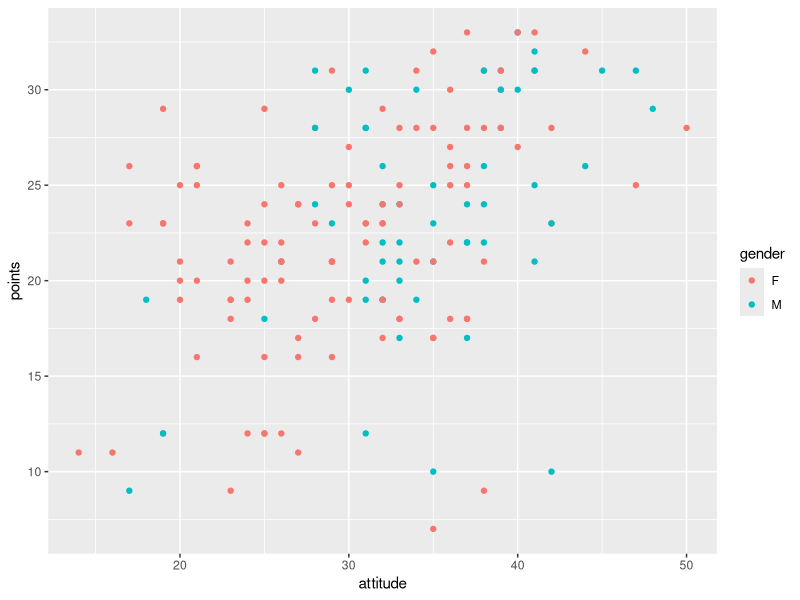

Reproduce this figure in R.
## ---- chunk 1

# Set working directory:
setwd("C:/Users/mikniemi/OneDrive - University of Helsinki/OpenDataScience/IODS/IODS-project")

# Read the data learning2014.txt:
learning2014 <- read.table("Data/learning2014.txt", sep="\t", header=TRUE)

# Look at the structure and dimensions of the data:
str(learning2014)
dim(learning2014)

# See the head of the data:
head(learning2014)

# Access the gglot2 library:
library(ggplot2)

# Draw a plot that describes student's attitude versus exam points
ggplot(learning2014, aes(x = attitude, y = points, col = gender)) + geom_point()

# Summary of the data
summary(learning2014)

date()
